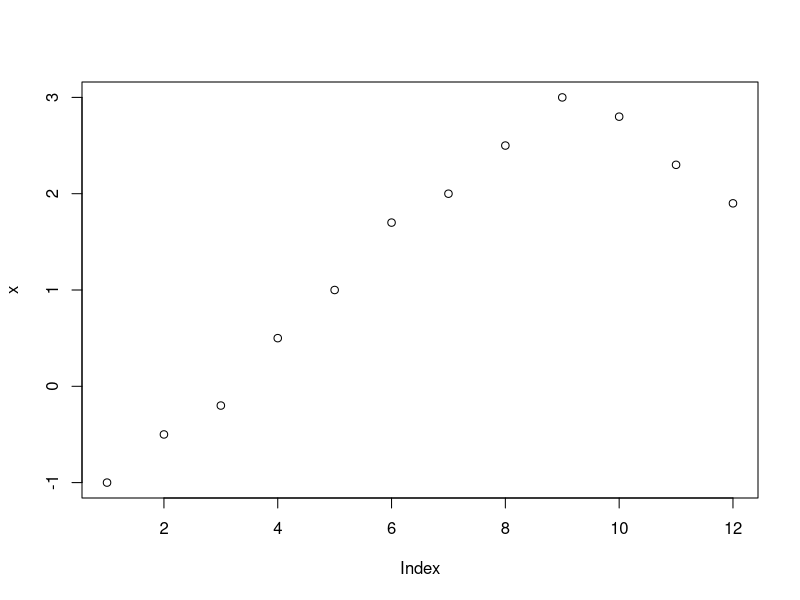
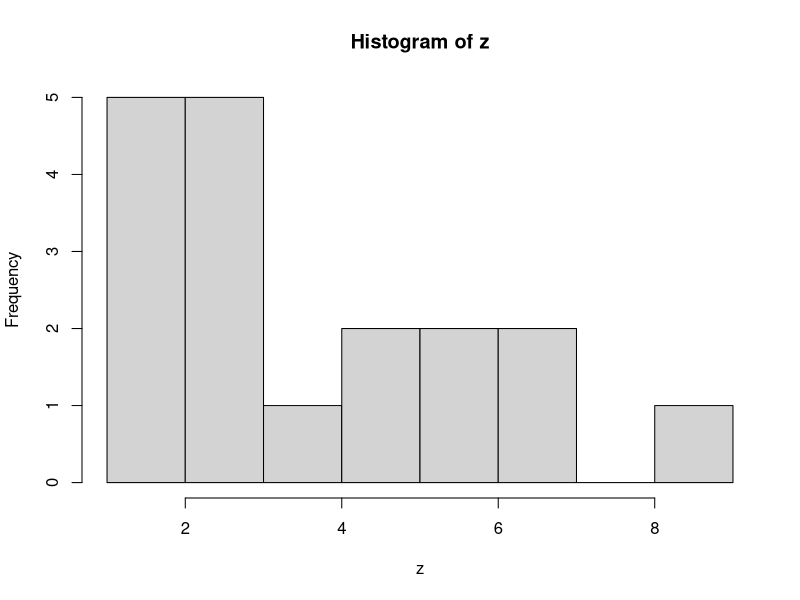

Recreate these plots in R, in order.
#Practice 2: R Functions

#1 rev(x), return "x" reversed
x <- c(23, 76, 0, 19)
x
#When you run X, it prints 23 76 0 19
rev(x)
#When you run rev(x), it prints 19 0 76 23

#2 rm(x), remove x from the environment
rm(x)
#When you run rm(x), x desapears from "Global environment"

#3 plot (x), plot Values of x in order.
x<- c(-1, -0.5, - 0.2, 0.5, 1, 1.7, 2, 2.5, 3, 2.8, 2.3, 1.9)
plot (x)

#4 toupper(y), convert y to uppercase.
y <- "Hello, i'm an example"
toupper(y)

#5 tolower(y) Convert y to lowercase.
tolower (y)

#6 hist(z), makes an Histogram of the numbers frecuency from z
z <- c(1,6,5,2,7,1,4,9,3,6,1,3,7,3,1,3,5,3)
hist (z)

#7 data.frame, makes a list where all elements are the same length.
df <- data.frame(x = 1:5, y = c('a', 'b', 'c', 'd', 'e')) 

#8 View(df) See the full data frame
View(df)

#9 nchar(y), number of characters in y.
nchar (y)

#10 round(r, n), indicates the number of decimal places to be used.
r <- 4.09245
round(r, 2)
